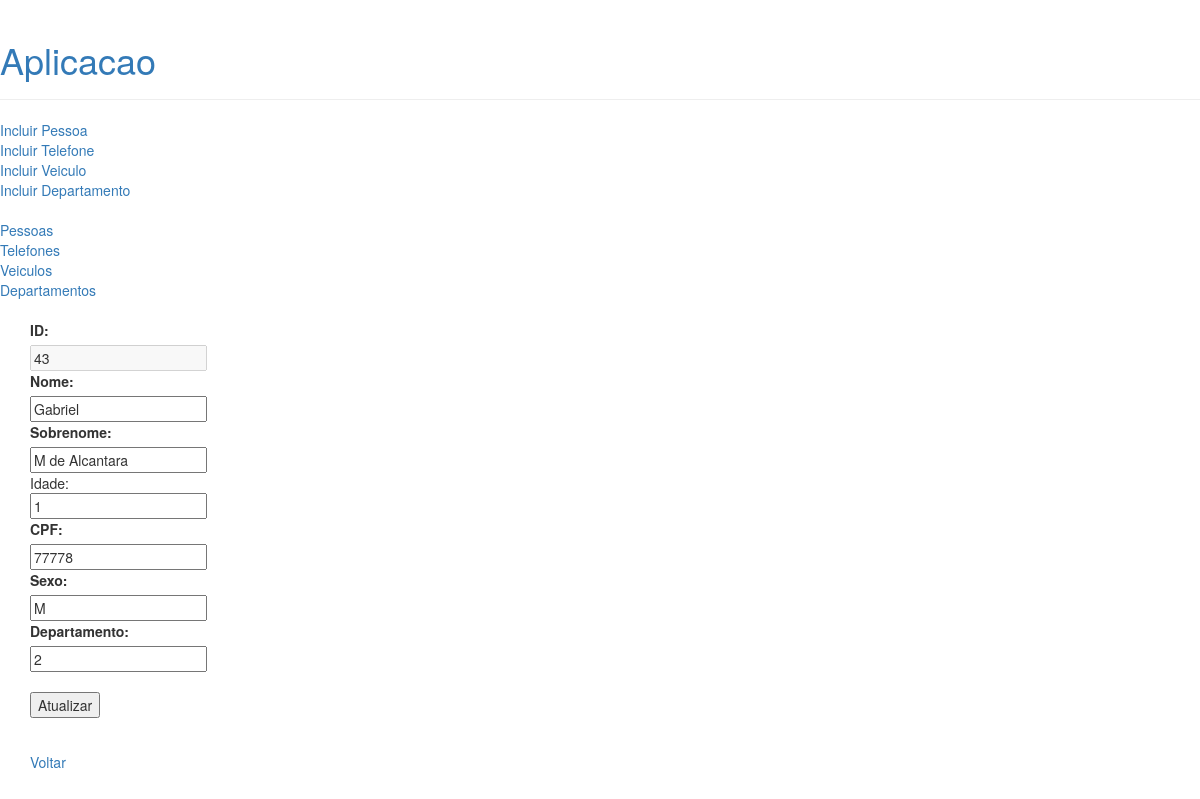
The app's page /aplicacao/pessoa/atualizar/43, older data.
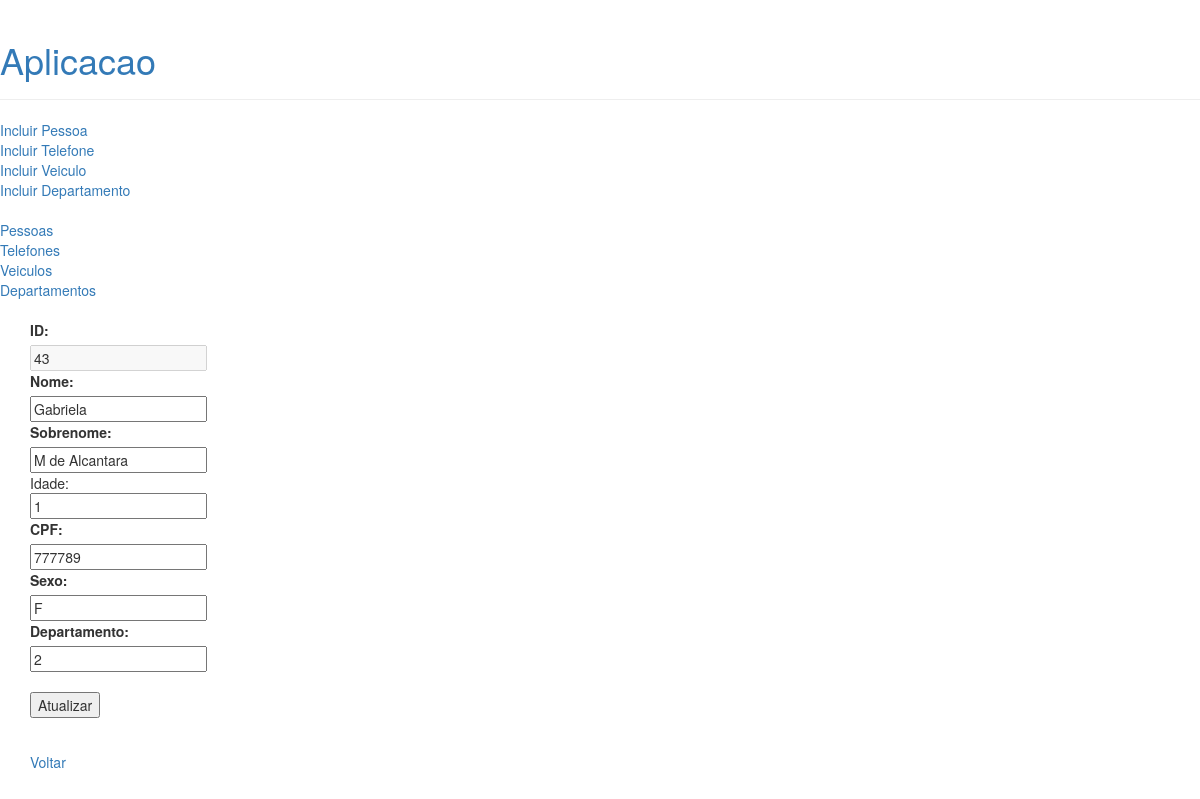
The same page, newer data.
### aplicacao/models.py (models this page shows, shortened)
class Pessoa(models.Model):
    nome = models.CharField(max_length=30)
    sobrenome = models.CharField(max_length=30)
    idade = models.IntegerField(null=True)
    cpf = models.IntegerField(null=True)
    depto_atual = models.ForeignKey(
        Departamento,
        on_delete=models.RESTRICT,
        null=True
    )
    hist_deptos = models.ManyToManyField(
        Departamento,
        related_name='hist_pessoa_depto'
    )
    depto_chefia = models.OneToOneField(
        Departamento,
        on_delete=models.RESTRICT,
        null=True,
        related_name='chefia_dpto',
        blank=True
    )
    OPCOES_SEXO = [
        ('M','Masculino'),
        ('F','Feminino'),
        ('I','Indefinido')
    ]
    sexo = models.CharField(
        max_length=1,
        choices=OPCOES_SEXO,
        default='I'
    )
    objects = PessoaManager()

### aplicacao/views/viewspessoas.py (the view, shortened to what this page needs)
# urls.py: path('pessoa/atualizar/<int:pessoaid>', viewspessoas.atualizarpessoa, name='atualizarpessoa'),
@csrf_exempt
def atualizarpessoa(request,pessoaid):
    if (request.method == 'GET'):
        db_pessoa = Pessoa.objects.aperson(pessoaid=pessoaid)
        payload = { 'pessoa' : list(db_pessoa) }
        template = loader.get_template('pessoa/atualizarpessoa.html')
        return HttpResponse(template.render(payload, request))

### aplicacao/models.py (called while the page is built)
    def aperson(self,pessoaid):
        result = self.filter(id=pessoaid)
        return result

### aplicacao/templates/pessoa/atualizarpessoa.html
{% extends 'base.html' %}
{% block content %}
    {% if pessoa %}
        {% for p in pessoa %}
            <form action="/aplicacao/pessoa/atualizar/{{p.id}}" method="POST">
                <label for="name">ID:</label><br>
                <input type="text" id="idpessoa" name="idpessoa" value="{{p.id}}" disabled><br>
                <label for="name">Nome:</label><br>
                <input type="text" id="name" name="nome" value="{{p.nome}}"><br>
                <label for="name">Sobrenome:</label><br>
                <input type="text" id="surname" name="sobrenome" value="{{p.sobrenome}}"><br
                <label for="name">Idade:</label><br>
                <input type="text" id="idade" name="idade" value="{{p.idade}}"><br>
                <label for="name">CPF:</label><br>
                <input type="text" id="cpf" name="cpf" value="{{p.cpf}}"><br>
                <label for="name">Sexo:</label><br>
                <input type="text" id="sexo" name="sexo" value="{{p.sexo}}"><br>
                <label for="name">Departamento:</label><br>
                <input type="text" id="depto_atual" name="depto_atual" value="{{p.depto_atual_id}}"><br><br>
                <input type="submit" value="Atualizar">
            </form>
        {% endfor %}
    {% else %}
        <p>Não foi possível localizar os dados da pessoa.</p>
    {% endif %}
    <br />
    <a href="/aplicacao/pessoas">Voltar</a>
{% endblock %}

Row changes from the older to the newer data that the page shows:
changed Pessoa "M de Alcantara": nome "Gabriel" → "Gabriela"; cpf "77778" → "777789"; sexo "M" → "F"
